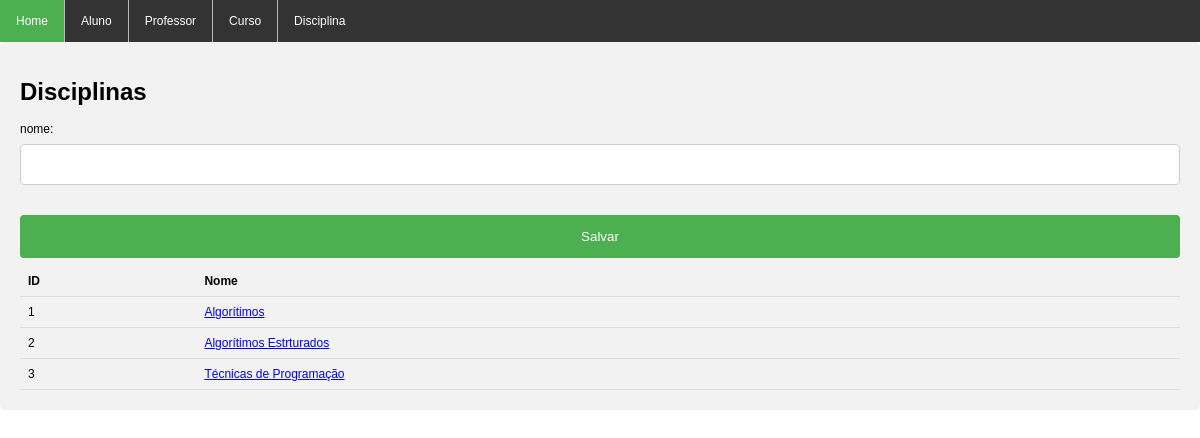
Screenshot of /disciplina/disciplina.php with the database file from the repository.
### tables this page shows
CREATE TABLE `disciplina` (
  `id` int(11) NOT NULL,
  `nome` varchar(100) DEFAULT NULL
);

### disciplina/disciplina.php (the view, shortened to what this page needs)
<!DOCTYPE html>
<html>
<head>
    <link rel="stylesheet" type="text/css" href="../estilo.css"/>
</head>
	<ul>
  <li><a class="active" href="../index.php">Home</a></li>
	 <li><a href="../aluno/aluno.php">Aluno</a></li>
	 <li><a href="../professor/professor.php">Professor</a></li>
	 <li><a href="../curso/curso.php">Curso</a></li>
	 <li ><a href="disciplina.php">Disciplina</a></li>
</ul>
	<div>
	<h1>Disciplinas</h1>
	<form method="post" action="inserir_disciplina.php">
		nome:<br>
		<input type="text" name="nome">
		<br><br>
		<input type="submit" name="submit" value="Salvar">
	</form>
	<?
	include_once("../conexao.php");
	$sql = "SELECT id, nome FROM disciplina";
	$result = $conexao->query($sql);
	?>
	<table>
	<tr>
	<th>ID</th>
	<th>Nome</th>
	</tr>
	<?
	while ($row = $result->fetch_assoc()){
	?>
	<tr>
	<td><?= $row['id'] ?></td>
	<td>
	<a href='editar_disciplina.php?id=<?= $row['id'] ?>'>
	<?= $row['nome'] ?>
	</a>
	</tr>
	<? } ?>
	</table>
	</div>
  </body>
</html>

### estilo.css (style rules this page uses)
table { border-collapse: collapse; width: 100%; }
th, td { padding: 8px; text-align: left; border-bottom: 1px solid #ddd; }
ul { list-style-type: none; margin: 0; padding: 0; overflow: hidden; background-color: #333; }
li { float: left; border-right:1px solid #bbb; }
li:last-child { border-right: none; }
li a { display: block; color: white; text-align: center; padding: 14px 16px; text-decoration: none; }
.active { background-color: #4CAF50; }
input[type=text], select { width: 100%; padding: 12px 20px; margin: 8px 0; display: inline-block; border: 1px solid #ccc; border-radius: 4px; box-sizing: border-box; }
input[type=submit] { width: 100%; background-color: #4CAF50; color: white; padding: 14px 20px; margin: 8px 0; border: none; border-radius: 4px; cursor: pointer; }
div { border-radius: 5px; background-color: #f2f2f2; padding: 20px; }

### rows the page displays
disciplina: id "1", nome "Algorítimos"
disciplina: id "2", nome "Algorítimos Estrturados"
disciplina: id "3", nome "Técnicas de Programação"
